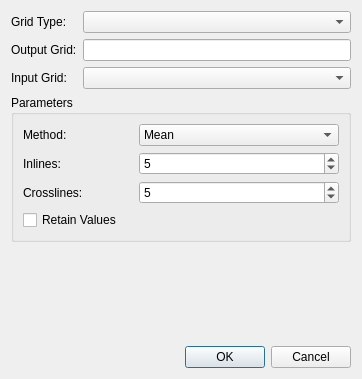
<?xml version="1.0" encoding="UTF-8"?>
<ui version="4.0">
 <class>SmoothGridDialog</class>
 <widget class="QDialog" name="SmoothGridDialog">
  <property name="geometry">
   <rect>
    <x>0</x>
    <y>0</y>
    <width>362</width>
    <height>379</height>
   </rect>
  </property>
  <property name="windowTitle">
   <string>Smooth Grid</string>
  </property>
  <property name="windowIcon">
   <iconset resource="../ProjectViewer/icons.qrc">
    <normaloff>:/icons/images/logo_fs_64x64.png</normaloff>:/icons/images/logo_fs_64x64.png</iconset>
  </property>
  <layout class="QVBoxLayout" name="verticalLayout">
   <item>
    <layout class="QGridLayout" name="gridLayout_3">
     <item row="1" column="1">
      <widget class="QLineEdit" name="leOutputName"/>
     </item>
     <item row="0" column="0">
      <widget class="QLabel" name="label_7">
       <property name="text">
        <string>Grid Type:</string>
       </property>
      </widget>
     </item>
     <item row="0" column="1">
      <widget class="QComboBox" name="cbGridType"/>
     </item>
     <item row="1" column="0">
      <widget class="QLabel" name="label_8">
       <property name="text">
        <string>Output Grid:</string>
       </property>
      </widget>
     </item>
     <item row="2" column="0">
      <widget class="QLabel" name="label_10">
       <property name="text">
        <string>Input Grid:</string>
       </property>
      </widget>
     </item>
     <item row="2" column="1">
      <widget class="QComboBox" name="cbInputName"/>
     </item>
    </layout>
   </item>
   <item>
    <widget class="QGroupBox" name="groupBox">
     <property name="title">
      <string>Parameters</string>
     </property>
     <layout class="QGridLayout" name="gridLayout">
      <item row="0" column="0">
       <widget class="QLabel" name="label">
        <property name="text">
         <string>Method:</string>
        </property>
       </widget>
      </item>
      <item row="0" column="1">
       <widget class="QComboBox" name="cbMethod">
        <property name="minimumSize">
         <size>
          <width>200</width>
          <height>0</height>
         </size>
        </property>
        <item>
         <property name="text">
          <string>Mean</string>
         </property>
        </item>
        <item>
         <property name="text">
          <string>Mean (Distance Weighted)</string>
         </property>
        </item>
        <item>
         <property name="text">
          <string>Mean (Trimmed 80%)</string>
         </property>
        </item>
        <item>
         <property name="text">
          <string>Median</string>
         </property>
        </item>
       </widget>
      </item>
      <item row="1" column="0">
       <widget class="QLabel" name="label_4">
        <property name="text">
         <string>Inlines:</string>
        </property>
       </widget>
      </item>
      <item row="1" column="1">
       <widget class="QSpinBox" name="sbInlines">
        <property name="minimum">
         <number>1</number>
        </property>
        <property name="maximum">
         <number>999</number>
        </property>
        <property name="singleStep">
         <number>2</number>
        </property>
        <property name="value">
         <number>5</number>
        </property>
       </widget>
      </item>
      <item row="2" column="0">
       <widget class="QLabel" name="label_5">
        <property name="text">
         <string>Crosslines:</string>
        </property>
       </widget>
      </item>
      <item row="2" column="1">
       <widget class="QSpinBox" name="sbCrosslines">
        <property name="minimum">
         <number>1</number>
        </property>
        <property name="maximum">
         <number>999</number>
        </property>
        <property name="singleStep">
         <number>2</number>
        </property>
        <property name="value">
         <number>5</number>
        </property>
       </widget>
      </item>
      <item row="3" column="0">
       <widget class="QCheckBox" name="cbRetain">
        <property name="text">
         <string>Retain Values</string>
        </property>
       </widget>
      </item>
     </layout>
    </widget>
   </item>
   <item>
    <spacer name="verticalSpacer">
     <property name="orientation">
      <enum>Qt::Vertical</enum>
     </property>
     <property name="sizeHint" stdset="0">
      <size>
       <width>20</width>
       <height>40</height>
      </size>
     </property>
    </spacer>
   </item>
   <item>
    <widget class="QDialogButtonBox" name="buttonBox">
     <property name="orientation">
      <enum>Qt::Horizontal</enum>
     </property>
     <property name="standardButtons">
      <set>QDialogButtonBox::Cancel|QDialogButtonBox::Ok</set>
     </property>
    </widget>
   </item>
  </layout>
 </widget>
 <tabstops>
  <tabstop>cbGridType</tabstop>
  <tabstop>leOutputName</tabstop>
  <tabstop>cbInputName</tabstop>
  <tabstop>cbMethod</tabstop>
  <tabstop>sbInlines</tabstop>
  <tabstop>sbCrosslines</tabstop>
  <tabstop>cbRetain</tabstop>
 </tabstops>
 <resources>
  <include location="../ProjectViewer/icons.qrc"/>
 </resources>
 <connections>
  <connection>
   <sender>buttonBox</sender>
   <signal>accepted()</signal>
   <receiver>SmoothGridDialog</receiver>
   <slot>accept()</slot>
   <hints>
    <hint type="sourcelabel">
     <x>248</x>
     <y>254</y>
    </hint>
    <hint type="destinationlabel">
     <x>157</x>
     <y>274</y>
    </hint>
   </hints>
  </connection>
  <connection>
   <sender>buttonBox</sender>
   <signal>rejected()</signal>
   <receiver>SmoothGridDialog</receiver>
   <slot>reject()</slot>
   <hints>
    <hint type="sourcelabel">
     <x>316</x>
     <y>260</y>
    </hint>
    <hint type="destinationlabel">
     <x>286</x>
     <y>274</y>
    </hint>
   </hints>
  </connection>
 </connections>
</ui>
